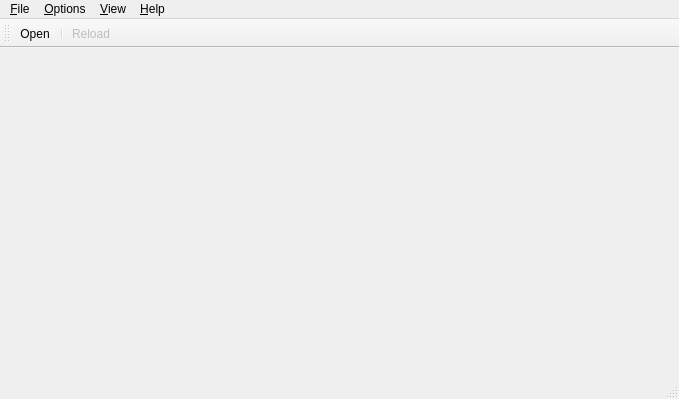
<?xml version="1.0" encoding="UTF-8"?>
<ui version="4.0">
 <class>MainWindow</class>
 <widget class="QMainWindow" name="MainWindow">
  <property name="geometry">
   <rect>
    <x>0</x>
    <y>0</y>
    <width>679</width>
    <height>399</height>
   </rect>
  </property>
  <property name="acceptDrops">
   <bool>true</bool>
  </property>
  <property name="windowTitle">
   <string>COFF Explorer</string>
  </property>
  <widget class="QWidget" name="centralWidget">
   <layout class="QGridLayout" name="gridLayout">
    <property name="leftMargin">
     <number>0</number>
    </property>
    <property name="topMargin">
     <number>0</number>
    </property>
    <property name="rightMargin">
     <number>0</number>
    </property>
    <property name="bottomMargin">
     <number>0</number>
    </property>
   </layout>
  </widget>
  <widget class="QMenuBar" name="menuBar">
   <property name="geometry">
    <rect>
     <x>0</x>
     <y>0</y>
     <width>679</width>
     <height>26</height>
    </rect>
   </property>
   <widget class="QMenu" name="menu_File">
    <property name="title">
     <string>&amp;File</string>
    </property>
    <addaction name="actionFileOpen"/>
    <addaction name="separator"/>
    <addaction name="actionFileReload"/>
    <addaction name="separator"/>
    <addaction name="actionFileExit"/>
    <addaction name="separator"/>
   </widget>
   <widget class="QMenu" name="menu_View">
    <property name="title">
     <string>&amp;View</string>
    </property>
   </widget>
   <widget class="QMenu" name="menu_Help">
    <property name="title">
     <string>&amp;Help</string>
    </property>
    <addaction name="actionHelpAbout"/>
   </widget>
   <widget class="QMenu" name="menu_Options">
    <property name="title">
     <string>&amp;Options</string>
    </property>
    <widget class="QMenu" name="menu_Languages">
     <property name="title">
      <string>&amp;Language</string>
     </property>
     <property name="icon">
      <iconset resource="../res/resource.qrc">
       <normaloff>:/images/options-languages.png</normaloff>:/images/options-languages.png</iconset>
     </property>
    </widget>
    <addaction name="menu_Languages"/>
    <addaction name="separator"/>
    <addaction name="actionOptionsOpenLastestFileAtStartup"/>
   </widget>
   <addaction name="menu_File"/>
   <addaction name="menu_Options"/>
   <addaction name="menu_View"/>
   <addaction name="menu_Help"/>
  </widget>
  <widget class="QToolBar" name="mainToolBar">
   <property name="windowTitle">
    <string>Toolbar</string>
   </property>
   <attribute name="toolBarArea">
    <enum>TopToolBarArea</enum>
   </attribute>
   <attribute name="toolBarBreak">
    <bool>false</bool>
   </attribute>
   <addaction name="actionFileOpen"/>
   <addaction name="separator"/>
   <addaction name="actionFileReload"/>
  </widget>
  <widget class="QStatusBar" name="statusBar"/>
  <action name="actionFileOpen">
   <property name="icon">
    <iconset resource="../res/resource.qrc">
     <normaloff>:/images/file-open.png</normaloff>:/images/file-open.png</iconset>
   </property>
   <property name="text">
    <string>&amp;Open</string>
   </property>
  </action>
  <action name="actionFileExit">
   <property name="icon">
    <iconset resource="../res/resource.qrc">
     <normaloff>:/images/file-exit.png</normaloff>:/images/file-exit.png</iconset>
   </property>
   <property name="text">
    <string>&amp;Exit</string>
   </property>
  </action>
  <action name="actionHelpAbout">
   <property name="icon">
    <iconset resource="../res/resource.qrc">
     <normaloff>:/images/help-about.png</normaloff>:/images/help-about.png</iconset>
   </property>
   <property name="text">
    <string>&amp;About</string>
   </property>
  </action>
  <action name="actionOptionsOpenLastestFileAtStartup">
   <property name="checkable">
    <bool>true</bool>
   </property>
   <property name="text">
    <string>&amp;Open lastest file at startup</string>
   </property>
  </action>
  <action name="actionFileReload">
   <property name="enabled">
    <bool>false</bool>
   </property>
   <property name="icon">
    <iconset resource="../res/resource.qrc">
     <normaloff>:/images/file-reload.png</normaloff>:/images/file-reload.png</iconset>
   </property>
   <property name="text">
    <string>&amp;Reload</string>
   </property>
  </action>
 </widget>
 <layoutdefault spacing="6" margin="11"/>
 <resources>
  <include location="../res/resource.qrc"/>
 </resources>
 <connections>
  <connection>
   <sender>actionFileOpen</sender>
   <signal>triggered()</signal>
   <receiver>MainWindow</receiver>
   <slot>slotAction()</slot>
   <hints>
    <hint type="sourcelabel">
     <x>-1</x>
     <y>-1</y>
    </hint>
    <hint type="destinationlabel">
     <x>199</x>
     <y>149</y>
    </hint>
   </hints>
  </connection>
  <connection>
   <sender>actionFileExit</sender>
   <signal>triggered()</signal>
   <receiver>MainWindow</receiver>
   <slot>slotAction()</slot>
   <hints>
    <hint type="sourcelabel">
     <x>-1</x>
     <y>-1</y>
    </hint>
    <hint type="destinationlabel">
     <x>199</x>
     <y>149</y>
    </hint>
   </hints>
  </connection>
  <connection>
   <sender>actionHelpAbout</sender>
   <signal>triggered()</signal>
   <receiver>MainWindow</receiver>
   <slot>slotAction()</slot>
   <hints>
    <hint type="sourcelabel">
     <x>-1</x>
     <y>-1</y>
    </hint>
    <hint type="destinationlabel">
     <x>339</x>
     <y>199</y>
    </hint>
   </hints>
  </connection>
  <connection>
   <sender>actionOptionsOpenLastestFileAtStartup</sender>
   <signal>triggered()</signal>
   <receiver>MainWindow</receiver>
   <slot>slotAction()</slot>
   <hints>
    <hint type="sourcelabel">
     <x>-1</x>
     <y>-1</y>
    </hint>
    <hint type="destinationlabel">
     <x>339</x>
     <y>199</y>
    </hint>
   </hints>
  </connection>
  <connection>
   <sender>actionFileReload</sender>
   <signal>triggered()</signal>
   <receiver>MainWindow</receiver>
   <slot>slotAction()</slot>
   <hints>
    <hint type="sourcelabel">
     <x>-1</x>
     <y>-1</y>
    </hint>
    <hint type="destinationlabel">
     <x>339</x>
     <y>199</y>
    </hint>
   </hints>
  </connection>
 </connections>
 <slots>
  <slot>slotAction()</slot>
 </slots>
</ui>
